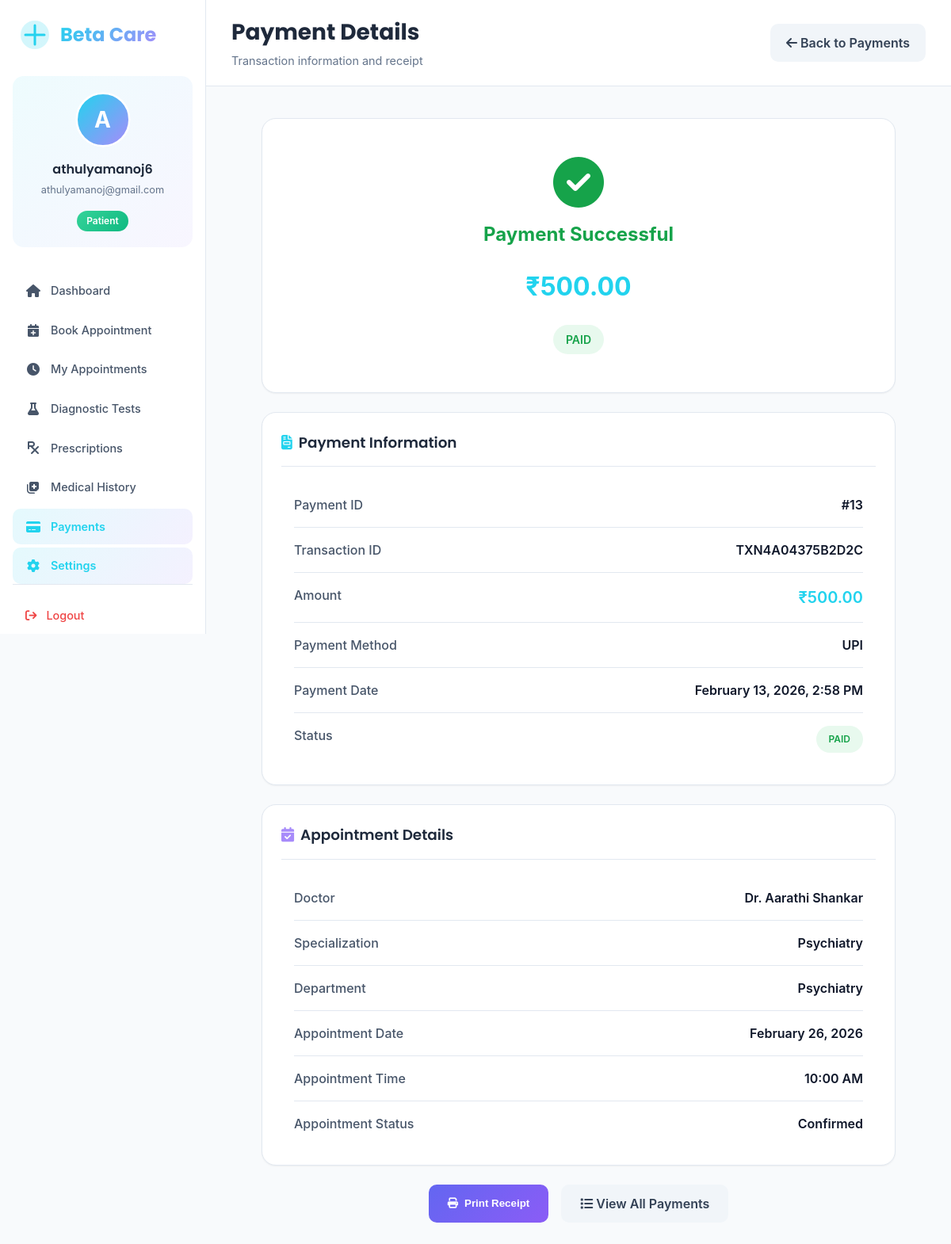
The app's page /patient/payments/13/ (signed in) with its own data.
### core/models.py (models this page shows, shortened)
class Payment(models.Model):
    PAYMENT_METHODS = [
        ('UPI', 'UPI'),
        ('Card', 'Card'),
        ('Cash', 'Cash'),
        ('NetBanking', 'Net Banking'),
    ]
    PAYMENT_STATUS = [
        ('Paid', 'Paid'),
        ('Pending', 'Pending'),
        ('Failed', 'Failed'),
    ]
    patient = models.ForeignKey(
        'PatientProfile',
        on_delete=models.CASCADE,
        related_name="payments"
    )
    appointment = models.ForeignKey(
        'Appointment',
        on_delete=models.CASCADE,
        related_name="payments",
        null=True,      # ✅ IMPORTANT
        blank=True      # ✅ IMPORTANT
    )
    test_booking = models.ForeignKey(
        'TestBooking',
        on_delete=models.CASCADE,
        null=True,
        blank=True,
        related_name="payments"
    )
    amount = models.DecimalField(max_digits=10, decimal_places=2)
    payment_method = models.CharField(
        max_length=20,
        choices=PAYMENT_METHODS
    )
    payment_status = models.CharField(
        max_length=20,
        choices=PAYMENT_STATUS,
        default="Pending"
    )
    payment_date = models.DateTimeField(auto_now_add=True)
    transaction_id = models.CharField(
        max_length=100,
        blank=True,
        null=True
    )

class Appointment(models.Model):
    STATUS_CHOICES = [
        ('Pending Payment', 'Pending Payment'),  # Initial status when appointment is created
        ('Scheduled', 'Scheduled'),              # After payment is completed
        ('Confirmed', 'Confirmed'),              # Doctor confirmed
        ('Completed', 'Completed'),              # Appointment finished
        ('Cancelled', 'Cancelled'),              # Appointment cancelled
        ('No Show', 'No Show'),                  # Patient didn't show up
    ]
    patient = models.ForeignKey(PatientProfile, on_delete=models.CASCADE)
    doctor = models.ForeignKey(DoctorProfile, on_delete=models.CASCADE)
    appointment_date = models.DateField()
    appointment_time = models.TimeField()
    reason = models.CharField(max_length=255)
    status = models.CharField(
        max_length=20,
        choices=STATUS_CHOICES,
        default="Pending Payment"  # Changed default
    )
    created_at = models.DateTimeField(auto_now_add=True)

class DoctorProfile(models.Model):
    user = models.OneToOneField(User, on_delete=models.CASCADE)
    department = models.CharField(max_length=100)
    specialization = models.CharField(max_length=100)
    license_number = models.CharField(max_length=50, blank=True, default="")
    experience = models.PositiveIntegerField(default=0, help_text="Years of experience")
    consultation_fee = models.DecimalField(
    max_digits=8,
    decimal_places=2,
    default=0.00,  # default value for new and existing rows
    help_text="Fee in INR"
)
    phone = models.CharField(max_length=15)
    bio = models.TextField(blank=True)
    status = models.CharField(max_length=20, default="Active")

### core/views.py (the view)
# urls.py: path('patient/payments/<int:payment_id>/', views.payment_detail, name='payment_detail'),
@login_required
def payment_detail(request, payment_id):
    try:
        patient_profile = PatientProfile.objects.get(user=request.user)
    except PatientProfile.DoesNotExist:
        messages.error(request, "Patient profile not found.")
        return redirect('patient_dashboard')
    payment = get_object_or_404(
        Payment,
        id=payment_id,
        patient=patient_profile
    )
    context = {
        'payment': payment,
    }
    return render(request, 'core/dashboard/payment_detail.html', context)

### core/templates/core/dashboard/payment_detail.html (shortened to what this page needs)
{% load static %}
<!DOCTYPE html>
<html lang="en">
<head>
    <link href="https://cdnjs.cloudflare.com/ajax/libs/font-awesome/6.5.0/css/all.min.css" rel="stylesheet">
    <link rel="stylesheet" href="{% static 'core/css/admin.css' %}">
</head>
<body>
    <div class="medical-dashboard">
        <aside class="medical-sidebar">
            <div class="brand">
                <div class="brand-logo">
                </div>
                <span class="brand-name">Beta Care</span>
            </div>
            <div class="profile-card">
                <div class="profile-avatar-wrapper">
                    <div class="profile-avatar">
                        <div class="avatar-fallback" style="display: flex;">
                            {{ request.user.first_name|default:request.user.username|slice:":1"|upper }}
                        </div>
                    </div>
                </div>
                <div class="profile-details">
                    <h4 class="profile-name">{{ request.user.get_full_name|default:request.user.username }}</h4>
                    <p class="profile-email">{{ request.user.email|truncatechars:25 }}</p>
                </div>
                <span class="role-badge" style="background: linear-gradient(135deg, #34d399, #10b981);">Patient</span>
            </div>
            <nav class="sidebar-nav">
                <a href="{% url 'patient_dashboard' %}" class="nav-item">
                    <i class="fa-solid fa-home"></i>
                    <span>Dashboard</span>
                </a>
                <a href="{% url 'patient_book_appointment' %}" class="nav-item">
                    <i class="fa-solid fa-calendar-plus"></i>
                    <span>Book Appointment</span>
                </a>
                <a href="{% url 'patient_appointments' %}" class="nav-item">
                    <i class="fa-solid fa-clock"></i>
                    <span>My Appointments</span>
                </a>
                <a href="{% url 'patient_diagnostic_tests' %}" class="nav-item">
                    <i class="fa-solid fa-flask"></i>
                    <span>Diagnostic Tests</span>
                </a>
                <a href="{% url 'patient_prescriptions' %}" class="nav-item">
                    <i class="fa-solid fa-prescription"></i>
                    <span>Prescriptions</span>
                </a>
                <a href="{% url 'medical_history' %}" class="nav-item">
                    <i class="fa-solid fa-notes-medical"></i>
                    <span>Medical History</span>
                </a>
                <a href="{% url 'payments' %}" class="nav-item active">
                    <i class="fa-solid fa-credit-card"></i>
                    <span>Payments</span>
                </a>
                <a href="{% url 'patient_settings' %}" class="nav-item active">
                    <i class="fa-solid fa-gear"></i>
                    <span>Settings</span>
                </a>
            </nav>
            <div class="sidebar-footer">
                <a href="{% url 'logout' %}" class="logout-link">
                    <i class="fa-solid fa-arrow-right-from-bracket"></i>
                    <span>Logout</span>
                </a>
            </div>
        </aside>
        <main class="medical-main">
            <header class="medical-header">
                <div class="header-left">
                    <h1 class="page-title" style="font-size:1.75rem;">Payment Details</h1>
                    <p class="page-subtitle">Transaction information and receipt</p>
                </div>
                <div class="header-actions">
                    <a href="{% url 'payments' %}" class="btn-cancel" style="text-decoration:none;">
                        <i class="fa-solid fa-arrow-left"></i> Back to Payments
                    </a>
                </div>
            </header>
            <div class="medical-content">
                <div style="max-width: 800px; margin: 0 auto;">
                    <div class="medical-table-card" style="margin-bottom: var(--space-6); text-align: center;">
                        <div style="padding: var(--space-6);">
                            {% if payment.payment_status == 'Paid' %}
                                <i class="fa-solid fa-check-circle" style="font-size: 4rem; color: #16a34a; margin-bottom: var(--space-4);"></i>
                                <h2 style="color: #16a34a; margin-bottom: var(--space-2);">Payment Successful</h2>
                            {% elif payment.payment_status == 'Pending' %}
                                <i class="fa-solid fa-clock" style="font-size: 4rem; color: #d97706; margin-bottom: var(--space-4);"></i>
                                <h2 style="color: #d97706; margin-bottom: var(--space-2);">Payment Pending</h2>
                            {% else %}
                                <i class="fa-solid fa-times-circle" style="font-size: 4rem; color: #dc2626; margin-bottom: var(--space-4);"></i>
                                <h2 style="color: #dc2626; margin-bottom: var(--space-2);">Payment Failed</h2>
                            {% endif %}
                            <div class="amount-display">₹{{ payment.amount }}</div>
                            <span class="payment-status-badge status-{{ payment.payment_status|lower }}">
                                {{ payment.payment_status }}
                            </span>
                        </div>
                    </div>
                    <div class="medical-table-card" style="margin-bottom: var(--space-6);">
                        <div class="info-header" style="margin-bottom: var(--space-5); padding-bottom: var(--space-4); border-bottom: 1px solid var(--gray-200);">
                            <h3><i class="fa-solid fa-file-invoice" style="color: var(--medical-cyan); margin-right: var(--space-2);"></i>Payment Information</h3>
                        </div>
                        <div style="padding: 0 var(--space-4);">
                            <div class="detail-row">
                                <span class="detail-label">Payment ID</span>
                                <span class="detail-value">#{{ payment.id }}</span>
                            </div>
                            {% if payment.transaction_id %}
                            <div class="detail-row">
                                <span class="detail-label">Transaction ID</span>
                                <span class="detail-value">{{ payment.transaction_id }}</span>
                            </div>
                            {% endif %}
                            <div class="detail-row">
                                <span class="detail-label">Amount</span>
                                <span class="detail-value" style="color: var(--medical-cyan); font-size: 1.25rem;">₹{{ payment.amount }}</span>
                            </div>
                            <div class="detail-row">
                                <span class="detail-label">Payment Method</span>
                                <span class="detail-value">
                                    {% if payment.payment_method %}
                                        {{ payment.payment_method }}
                                    {% else %}
                                        Not specified
                                    {% endif %}
                                </span>
                            </div>
                            <div class="detail-row">
                                <span class="detail-label">Payment Date</span>
                                <span class="detail-value">{{ payment.payment_date|date:"F d, Y, g:i A" }}</span>
                            </div>
                            <div class="detail-row">
                                <span class="detail-label">Status</span>
                                <span class="detail-value">
                                    <span class="payment-status-badge status-{{ payment.payment_status|lower }}" style="font-size: 0.75rem;">
                                        {{ payment.payment_status }}
                                    </span>
                                </span>
                            </div>
                        </div>
                    </div>
                    {% if payment.appointment %}
                    <div class="medical-table-card" style="margin-bottom: var(--space-6);">
                        <div class="info-header" style="margin-bottom: var(--space-5); padding-bottom: var(--space-4); border-bottom: 1px solid var(--gray-200);">
                            <h3><i class="fa-solid fa-calendar-check" style="color: var(--medical-purple); margin-right: var(--space-2);"></i>Appointment Details</h3>
                        </div>
                        <div style="padding: 0 var(--space-4);">
                            <div class="detail-row">
                                <span class="detail-label">Doctor</span>
                                <span class="detail-value">Dr. {{ payment.appointment.doctor.user.get_full_name }}</span>
                            </div>
                            <div class="detail-row">
                                <span class="detail-label">Specialization</span>
                                <span class="detail-value">{{ payment.appointment.doctor.specialization }}</span>
                            </div>
                            <div class="detail-row">
                                <span class="detail-label">Department</span>
                                <span class="detail-value">{{ payment.appointment.doctor.department }}</span>
                            </div>
                            <div class="detail-row">
                                <span class="detail-label">Appointment Date</span>
                                <span class="detail-value">{{ payment.appointment.appointment_date|date:"F d, Y" }}</span>
                            </div>
                            <div class="detail-row">
                                <span class="detail-label">Appointment Time</span>
                                <span class="detail-value">{{ payment.appointment.appointment_time|time:"g:i A" }}</span>
                            </div>
                            <div class="detail-row">
                                <span class="detail-label">Appointment Status</span>
                                <span class="detail-value">{{ payment.appointment.status }}</span>
                            </div>
                        </div>
                    </div>
                    {% endif %}
                    <div style="display: flex; justify-content: center; gap: var(--space-4); margin-top: var(--space-6);">
                        {% if payment.payment_status == 'Paid' %}
                        <button onclick="window.print()" class="print-btn">
                            <i class="fa-solid fa-print"></i> Print Receipt
                        </button>
                        {% endif %}
                        <a href="{% url 'payments' %}" class="btn-cancel" style="text-decoration: none; padding: var(--space-3) var(--space-6);">
                            <i class="fa-solid fa-list"></i> View All Payments
                        </a>
                    </div>
                </div>
            </div>
        </main>
    </div>
</body>
</html>

### core/templates/core/dashboard/payment_detail.html (style rules this page uses)
.payment-status-badge { display: inline-block; padding: 0.5rem 1rem; border-radius: var(--radius-full); font-size: 0.875rem; font-weight: 600; text-transform: uppercase; }
.status-paid { background: rgba(34, 197, 94, 0.1); color: #16a34a; }
.detail-row { display: flex; justify-content: space-between; padding: var(--space-4) 0; border-bottom: 1px solid var(--gray-200); }
.detail-row:last-child { border-bottom: none; }
.detail-label { color: var(--gray-600); font-weight: 500; }
.detail-value { color: var(--gray-900); font-weight: 600; text-align: right; }
.amount-display { font-size: 2rem; font-weight: 700; color: var(--medical-cyan); text-align: center; margin: var(--space-6) 0; }
.print-btn { background: linear-gradient(135deg, #6366f1, #8b5cf6); color: white; padding: var(--space-3) var(--space-6); border-radius: var(--radius-md); border: none; font-weight: 600; cursor: pointer; transition: var(--transition); text-decoration: none; display: inline-flex; align-items: center; gap: var(--space-2); }
.medical-sidebar, .medical-header, .print-btn, .btn-cancel, .add-btn { display: none !important; }
.medical-main { margin: 0 !important; padding: 20px !important; }
.medical-table-card { box-shadow: none !important; border: 1px solid #e5e7eb !important; }

### records on screen
Payment: amount "500.00", payment_status "PAID", id "13", transaction_id "TXN4A04375B2D2C", payment_method "UPI", payment_date "February 13, 2026, 2:58 PM", appointment.doctor.user.get_full_name "Aarathi Shankar", appointment.doctor.specialization "Psychiatry", appointment.doctor.department "Psychiatry", appointment.appointment_date "February 26, 2026", appointment.appointment_time "10:00 AM", appointment.status "Confirmed"

### other values on screen
{{ request.user.first_name|default:request.user.username|slice:":1"|upper }} "A"
{{ request.user.get_full_name|default:request.user.username }} "athulyamanoj6"
{{ request.user.email|truncatechars:25 }} "athulyamanoj@gmail.com"
